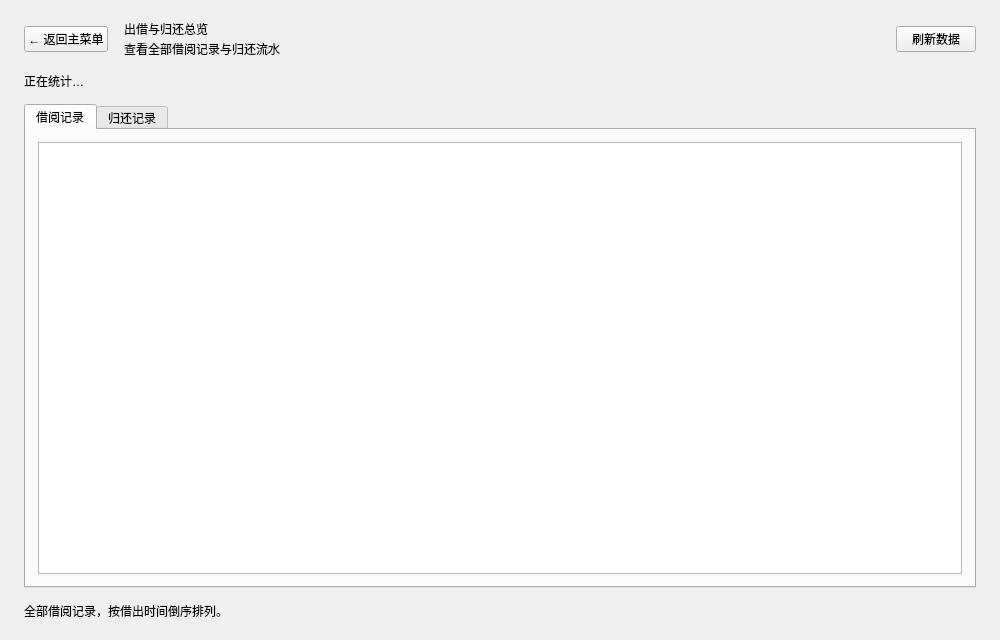
<?xml version="1.0" encoding="UTF-8"?>
<ui version="4.0">
 <class>OverviewPage</class>
 <widget class="QWidget" name="OverviewPage">
  <property name="geometry">
   <rect>
    <x>0</x>
    <y>0</y>
    <width>1000</width>
    <height>640</height>
   </rect>
  </property>
  <layout class="QVBoxLayout" name="mainLayout">
   <property name="spacing">
    <number>14</number>
   </property>
   <property name="leftMargin">
    <number>24</number>
   </property>
   <property name="topMargin">
    <number>20</number>
   </property>
   <property name="rightMargin">
    <number>24</number>
   </property>
   <property name="bottomMargin">
    <number>20</number>
   </property>
   <item>
    <layout class="QHBoxLayout" name="headerLayout">
     <property name="spacing">
      <number>16</number>
     </property>
     <item>
      <widget class="QPushButton" name="backButton">
       <property name="cursor">
        <cursorShape>PointingHandCursor</cursorShape>
       </property>
       <property name="text">
        <string>← 返回主菜单</string>
       </property>
      </widget>
     </item>
     <item>
      <layout class="QVBoxLayout" name="titleLayout">
       <property name="spacing">
        <number>2</number>
       </property>
       <item>
        <widget class="QLabel" name="titleLabel">
         <property name="text">
          <string>出借与归还总览</string>
         </property>
        </widget>
       </item>
       <item>
        <widget class="QLabel" name="subtitleLabel">
         <property name="text">
          <string>查看全部借阅记录与归还流水</string>
         </property>
        </widget>
       </item>
      </layout>
     </item>
     <item>
      <spacer name="headerSpacer">
       <property name="orientation">
        <enum>Qt::Orientation::Horizontal</enum>
       </property>
       <property name="sizeHint" stdset="0">
        <size>
         <width>40</width>
         <height>20</height>
        </size>
       </property>
      </spacer>
     </item>
     <item>
      <widget class="QPushButton" name="refreshButton">
       <property name="cursor">
        <cursorShape>PointingHandCursor</cursorShape>
       </property>
       <property name="text">
        <string>刷新数据</string>
       </property>
      </widget>
     </item>
    </layout>
   </item>
   <item>
    <widget class="QLabel" name="summaryLabel">
     <property name="text">
      <string>正在统计…</string>
     </property>
     <property name="wordWrap">
      <bool>true</bool>
     </property>
    </widget>
   </item>
   <item>
    <widget class="QTabWidget" name="tabWidget">
     <property name="currentIndex">
      <number>0</number>
     </property>
     <widget class="QWidget" name="loansTab">
      <attribute name="title">
       <string>借阅记录</string>
      </attribute>
      <layout class="QVBoxLayout" name="loansTabLayout">
       <property name="leftMargin">
        <number>12</number>
       </property>
       <property name="topMargin">
        <number>12</number>
       </property>
       <property name="rightMargin">
        <number>12</number>
       </property>
       <property name="bottomMargin">
        <number>12</number>
       </property>
       <item>
        <widget class="QTableView" name="loansTableView">
         <property name="alternatingRowColors">
          <bool>true</bool>
         </property>
        </widget>
       </item>
      </layout>
     </widget>
     <widget class="QWidget" name="returnsTab">
      <attribute name="title">
       <string>归还记录</string>
      </attribute>
      <layout class="QVBoxLayout" name="returnsTabLayout">
       <property name="leftMargin">
        <number>12</number>
       </property>
       <property name="topMargin">
        <number>12</number>
       </property>
       <property name="rightMargin">
        <number>12</number>
       </property>
       <property name="bottomMargin">
        <number>12</number>
       </property>
       <item>
        <widget class="QTableView" name="returnsTableView">
         <property name="alternatingRowColors">
          <bool>true</bool>
         </property>
        </widget>
       </item>
      </layout>
     </widget>
    </widget>
   </item>
   <item>
    <widget class="QLabel" name="tabHintLabel">
     <property name="text">
      <string>全部借阅记录，按借出时间倒序排列。</string>
     </property>
     <property name="wordWrap">
      <bool>true</bool>
     </property>
    </widget>
   </item>
  </layout>
 </widget>
 <resources/>
 <connections/>
</ui>
